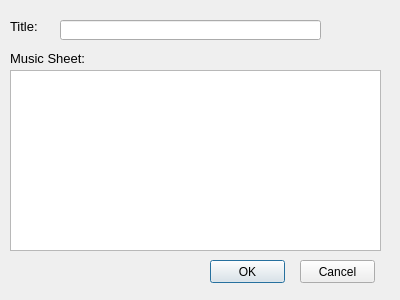
<?xml version="1.0" encoding="UTF-8"?>
<ui version="4.0">
 <class>AddMusic</class>
 <widget class="QDialog" name="AddMusic">
  <property name="geometry">
   <rect>
    <x>0</x>
    <y>0</y>
    <width>400</width>
    <height>300</height>
   </rect>
  </property>
  <property name="windowTitle">
   <string>Dialog</string>
  </property>
  <widget class="QLineEdit" name="lineEdit">
   <property name="geometry">
    <rect>
     <x>60</x>
     <y>20</y>
     <width>261</width>
     <height>20</height>
    </rect>
   </property>
  </widget>
  <widget class="QLabel" name="label">
   <property name="geometry">
    <rect>
     <x>10</x>
     <y>20</y>
     <width>47</width>
     <height>13</height>
    </rect>
   </property>
   <property name="font">
    <font>
     <pointsize>10</pointsize>
    </font>
   </property>
   <property name="text">
    <string>Title:</string>
   </property>
  </widget>
  <widget class="QTextEdit" name="textEdit">
   <property name="geometry">
    <rect>
     <x>10</x>
     <y>70</y>
     <width>371</width>
     <height>181</height>
    </rect>
   </property>
  </widget>
  <widget class="QLabel" name="label_2">
   <property name="geometry">
    <rect>
     <x>10</x>
     <y>50</y>
     <width>91</width>
     <height>16</height>
    </rect>
   </property>
   <property name="font">
    <font>
     <pointsize>10</pointsize>
    </font>
   </property>
   <property name="text">
    <string>Music Sheet:</string>
   </property>
  </widget>
  <widget class="QPushButton" name="pushButton">
   <property name="geometry">
    <rect>
     <x>210</x>
     <y>260</y>
     <width>75</width>
     <height>23</height>
    </rect>
   </property>
   <property name="text">
    <string>OK</string>
   </property>
  </widget>
  <widget class="QPushButton" name="pushButton_2">
   <property name="geometry">
    <rect>
     <x>300</x>
     <y>260</y>
     <width>75</width>
     <height>23</height>
    </rect>
   </property>
   <property name="text">
    <string>Cancel</string>
   </property>
  </widget>
 </widget>
 <resources/>
 <connections/>
</ui>
